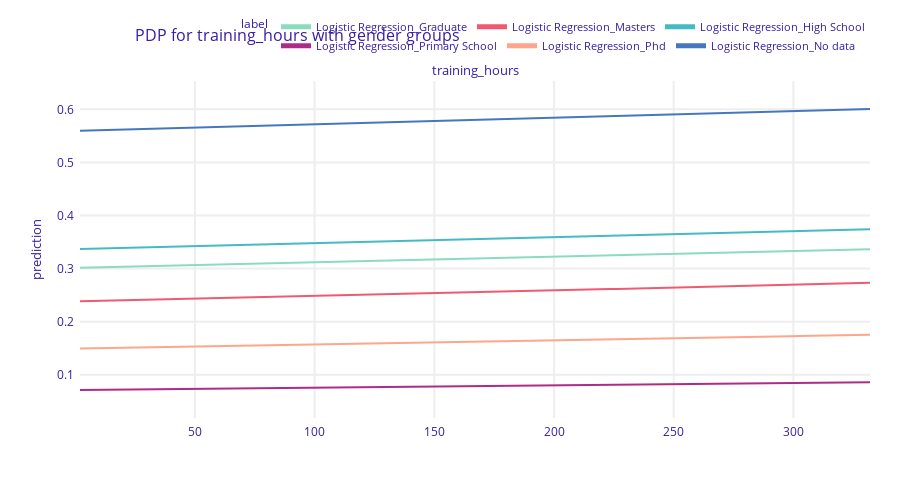

Notebook cell for this chart:
### Code cell
X_train['education_level_text'] = X_train['training_hours'].map({'Primary School': 0, 'High School': 1, 'Graduate': 2, 'Masters': 3, 'Phd': 4, 'No data': 5})

# Użycie tej kolumny do grupowania
pdp_age_gender = exp.model_profile(variables=['training_hours'], groups='education_level')
pdp_age_gender.plot(title="PDP for training_hours with gender groups")

### Figure 1 — Plotly figure (JSON) as saved in the notebook; plotly's stock layout.template omitted (floating-point values rounded to 4 significant figures; data arrays with more than 128 entries replaced by an {"elided": "..."} marker saying what was removed)
{"data": [{"customdata": {"elided": "101x3 mixed values"}, "hovertemplate": "<b>%{hovertext}</b><br><br>prediction=%{y:.3f}<br>mean_prediction=%{customdata[0]:.3f}<extra></extra>", "hovertext": ["Logistic Regression_Graduate", "Logistic Regression_Graduate", "Logistic Regression_Graduate", "Logistic Regression_Graduate", "Logistic Regression_Graduate", "Logistic Regression_Graduate", "Logistic Regression_Graduate", "Logistic Regression_Graduate", "Logistic Regression_Graduate", "Logistic Regression_Graduate", "Logistic Regression_Graduate", "Logistic Regression_Graduate", "Logistic Regression_Graduate", "Logistic Regression_Graduate", "Logistic Regression_Graduate", "Logistic Regression_Graduate", "Logistic Regression_Graduate", "Logistic Regression_Graduate", "Logistic Regression_Graduate", "Logistic Regression_Graduate", "Logistic Regression_Graduate", "Logistic Regression_Graduate", "Logistic Regression_Graduate", "Logistic Regression_Graduate", "Logistic Regression_Graduate", "Logistic Regression_Graduate", "Logistic Regression_Graduate", "Logistic Regression_Graduate", "Logistic Regression_Graduate", "Logistic Regression_Graduate", "Logistic Regression_Graduate", "Logistic Regression_Graduate", "Logistic Regression_Graduate", "Logistic Regression_Graduate", "Logistic Regression_Graduate", "Logistic Regression_Graduate", "Logistic Regression_Graduate", "Logistic Regression_Graduate", "Logistic Regression_Graduate", "Logistic Regression_Graduate", "Logistic Regression_Graduate", "Logistic Regression_Graduate", "Logistic Regression_Graduate", "Logistic Regression_Graduate", "Logistic Regression_Graduate", "Logistic Regression_Graduate", "Logistic Regression_Graduate", "Logistic Regression_Graduate", "Logistic Regression_Graduate", "Logistic Regression_Graduate", "Logistic Regression_Graduate", "Logistic Regression_Graduate", "Logistic Regression_Graduate", "Logistic Regression_Graduate", "Logistic Regression_Graduate", "Logistic Regression_Graduate", "Logistic Regression_Graduate", "Logistic Regression_Graduate", "Logistic Regression_Graduate", "Logistic Regression_Graduate", "Logistic Regression_Graduate", "Logistic Regression_Graduate", "Logistic Regression_Graduate", "Logistic Regression_Graduate", "Logistic Regression_Graduate", "Logistic Regression_Graduate", "Logistic Regression_Graduate", "Logistic Regression_Graduate", "Logistic Regression_Graduate", "Logistic Regression_Graduate", "Logistic Regression_Graduate", "Logistic Regression_Graduate", "Logistic Regression_Graduate", "Logistic Regression_Graduate", "Logistic Regression_Graduate", "Logistic Regression_Graduate", "Logistic Regression_Graduate", "Logistic Regression_Graduate", "Logistic Regression_Graduate", "Logistic Regression_Graduate", "Logistic Regression_Graduate", "Logistic Regression_Graduate", "Logistic Regression_Graduate", "Logistic Regression_Graduate", "Logistic Regression_Graduate", "Logistic Regression_Graduate", "Logistic Regression_Graduate", "Logistic Regression_Graduate", "Logistic Regression_Graduate", "Logistic Regression_Graduate", "Logistic Regression_Graduate", "Logistic Regression_Graduate", "Logistic Regression_Graduate", "Logistic Regression_Graduate", "Logistic Regression_Graduate", "Logistic Regression_Graduate", "Logistic Regression_Graduate", "Logistic Regression_Graduate", "Logistic Regression_Graduate", "Logistic Regression_Graduate", "Logistic Regression_Graduate"], "legendgroup": "Logistic Regression_Graduate", "line": {"color": "#8bdcbe", "dash": "solid", "width": 2}, "marker": {"symbol": "circle"}, "mode": "lines", "name": "Logistic Regression_Graduate", "opacity": 1, "orientation": "v", "showlegend": true, "type": "scatter", "x": [2, 5.3, 8.6, 11.9, 15.2, 18.5, 21.8, 25.1, 28.4, 31.7, 35, 38.3, 41.6, 44.9, 48.2, 51.5, 54.8, 58.1, 61.4, 64.7, 68, 71.3, 74.6, 77.9, 81.2, 84.5, 87.8, 91.1, 94.4, 97.7, 101, 104.3, 107.6, 110.9, 114.2, 117.5, 120.8, 124.1, 127.4, 130.7, 134, 137.3, 140.6, 143.9, 147.2, 150.5, 153.8, 157.1, 160.4, 163.7, 167, 170.3, 173.6, 176.9, 180.2, 183.5, 186.8, 190.1, 193.4, 196.7, 200, 203.3, 206.6, 209.9, 213.2, 216.5, 219.8, 223.1, 226.4, 229.7, 233, 236.3, 239.6, 242.9, 246.2, 249.5, 252.8, 256.1, 259.4, 262.7, 266, 269.3, 272.6, 275.9, 279.2, 282.5, 285.8, 289.1, 292.4, 295.7, 299, 302.3, 305.6, 308.9, 312.2, 315.5, 318.8, 322.1, 325.4, 328.7, 332], "xaxis": "x", "y": [0.3014, 0.3017, 0.3021, 0.3024, 0.3028, 0.3031, 0.3035, 0.3038, 0.3041, 0.3045, 0.3048, 0.3052, 0.3055, 0.3059, 0.3062, 0.3065, 0.3069, 0.3072, 0.3076, 0.3079, 0.3083, 0.3086, 0.3089, 0.3093, 0.3096, 0.31, 0.3103, 0.3107, 0.311, 0.3114, 0.3117, 0.3121, 0.3124, 0.3127, 0.3131, 0.3134, 0.3138, 0.3141, 0.3145, 0.3148, 0.3152, 0.3155, 0.3159, 0.3162, 0.3166, 0.3169, 0.3173, 0.3176, 0.318, 0.3183, 0.3187, 0.319, 0.3194, 0.3197, 0.3201, 0.3204, 0.3208, 0.3211, 0.3215, 0.3218, 0.3222, 0.3225, 0.3229, 0.3232, 0.3236, 0.3239, 0.3243, 0.3246, 0.325, 0.3253, 0.3257, 0.326, 0.3264, 0.3267, 0.3271, 0.3274, 0.3278, 0.3281, 0.3285, 0.3289, 0.3292, 0.3296, 0.3299, 0.3303, 0.3306, 0.331, 0.3313, 0.3317, 0.332, 0.3324, 0.3328, 0.3331, 0.3335, 0.3338, 0.3342, 0.3345, 0.3349, 0.3352, 0.3356, 0.336, 0.3363], "yaxis": "y"}, {"customdata": {"elided": "101x3 mixed values"}, "hovertemplate": "<b>%{hovertext}</b><br><br>prediction=%{y:.3f}<br>mean_prediction=%{customdata[0]:.3f}<extra></extra>", "hovertext": ["Logistic Regression_Masters", "Logistic Regression_Masters", "Logistic Regression_Masters", "Logistic Regression_Masters", "Logistic Regression_Masters", "Logistic Regression_Masters", "Logistic Regression_Masters", "Logistic Regression_Masters", "Logistic Regression_Masters", "Logistic Regression_Masters", "Logistic Regression_Masters", "Logistic Regression_Masters", "Logistic Regression_Masters", "Logistic Regression_Masters", "Logistic Regression_Masters", "Logistic Regression_Masters", "Logistic Regression_Masters", "Logistic Regression_Masters", "Logistic Regression_Masters", "Logistic Regression_Masters", "Logistic Regression_Masters", "Logistic Regression_Masters", "Logistic Regression_Masters", "Logistic Regression_Masters", "Logistic Regression_Masters", "Logistic Regression_Masters", "Logistic Regression_Masters", "Logistic Regression_Masters", "Logistic Regression_Masters", "Logistic Regression_Masters", "Logistic Regression_Masters", "Logistic Regression_Masters", "Logistic Regression_Masters", "Logistic Regression_Masters", "Logistic Regression_Masters", "Logistic Regression_Masters", "Logistic Regression_Masters", "Logistic Regression_Masters", "Logistic Regression_Masters", "Logistic Regression_Masters", "Logistic Regression_Masters", "Logistic Regression_Masters", "Logistic Regression_Masters", "Logistic Regression_Masters", "Logistic Regression_Masters", "Logistic Regression_Masters", "Logistic Regression_Masters", "Logistic Regression_Masters", "Logistic Regression_Masters", "Logistic Regression_Masters", "Logistic Regression_Masters", "Logistic Regression_Masters", "Logistic Regression_Masters", "Logistic Regression_Masters", "Logistic Regression_Masters", "Logistic Regression_Masters", "Logistic Regression_Masters", "Logistic Regression_Masters", "Logistic Regression_Masters", "Logistic Regression_Masters", "Logistic Regression_Masters", "Logistic Regression_Masters", "Logistic Regression_Masters", "Logistic Regression_Masters", "Logistic Regression_Masters", "Logistic Regression_Masters", "Logistic Regression_Masters", "Logistic Regression_Masters", "Logistic Regression_Masters", "Logistic Regression_Masters", "Logistic Regression_Masters", "Logistic Regression_Masters", "Logistic Regression_Masters", "Logistic Regression_Masters", "Logistic Regression_Masters", "Logistic Regression_Masters", "Logistic Regression_Masters", "Logistic Regression_Masters", "Logistic Regression_Masters", "Logistic Regression_Masters", "Logistic Regression_Masters", "Logistic Regression_Masters", "Logistic Regression_Masters", "Logistic Regression_Masters", "Logistic Regression_Masters", "Logistic Regression_Masters", "Logistic Regression_Masters", "Logistic Regression_Masters", "Logistic Regression_Masters", "Logistic Regression_Masters", "Logistic Regression_Masters", "Logistic Regression_Masters", "Logistic Regression_Masters", "Logistic Regression_Masters", "Logistic Regression_Masters", "Logistic Regression_Masters", "Logistic Regression_Masters", "Logistic Regression_Masters", "Logistic Regression_Masters", "Logistic Regression_Masters", "Logistic Regression_Masters"], "legendgroup": "Logistic Regression_Masters", "line": {"color": "#f05a71", "dash": "solid", "width": 2}, "marker": {"symbol": "circle"}, "mode": "lines", "name": "Logistic Regression_Masters", "opacity": 1, "orientation": "v", "showlegend": true, "type": "scatter", "x": [2, 5.3, 8.6, 11.9, 15.2, 18.5, 21.8, 25.1, 28.4, 31.7, 35, 38.3, 41.6, 44.9, 48.2, 51.5, 54.8, 58.1, 61.4, 64.7, 68, 71.3, 74.6, 77.9, 81.2, 84.5, 87.8, 91.1, 94.4, 97.7, 101, 104.3, 107.6, 110.9, 114.2, 117.5, 120.8, 124.1, 127.4, 130.7, 134, 137.3, 140.6, 143.9, 147.2, 150.5, 153.8, 157.1, 160.4, 163.7, 167, 170.3, 173.6, 176.9, 180.2, 183.5, 186.8, 190.1, 193.4, 196.7, 200, 203.3, 206.6, 209.9, 213.2, 216.5, 219.8, 223.1, 226.4, 229.7, 233, 236.3, 239.6, 242.9, 246.2, 249.5, 252.8, 256.1, 259.4, 262.7, 266, 269.3, 272.6, 275.9, 279.2, 282.5, 285.8, 289.1, 292.4, 295.7, 299, 302.3, 305.6, 308.9, 312.2, 315.5, 318.8, 322.1, 325.4, 328.7, 332], "xaxis": "x", "y": [0.2385, 0.2389, 0.2392, 0.2395, 0.2399, 0.2402, 0.2405, 0.2409, 0.2412, 0.2415, 0.2419, 0.2422, 0.2425, 0.2429, 0.2432, 0.2435, 0.2439, 0.2442, 0.2445, 0.2449, 0.2452, 0.2456, 0.2459, 0.2462, 0.2466, 0.2469, 0.2473, 0.2476, 0.2479, 0.2483, 0.2486, 0.249, 0.2493, 0.2496, 0.25, 0.2503, 0.2507, 0.251, 0.2513, 0.2517, 0.252, 0.2524, 0.2527, 0.2531, 0.2534, 0.2538, 0.2541, 0.2544, 0.2548, 0.2551, 0.2555, 0.2558, 0.2562, 0.2565, 0.2569, 0.2572, 0.2576, 0.2579, 0.2583, 0.2586, 0.259, 0.2593, 0.2597, 0.26, 0.2603, 0.2607, 0.261, 0.2614, 0.2618, 0.2621, 0.2625, 0.2628, 0.2632, 0.2635, 0.2639, 0.2642, 0.2646, 0.2649, 0.2653, 0.2656, 0.266, 0.2663, 0.2667, 0.267, 0.2674, 0.2677, 0.2681, 0.2685, 0.2688, 0.2692, 0.2695, 0.2699, 0.2702, 0.2706, 0.271, 0.2713, 0.2717, 0.272, 0.2724, 0.2727, 0.2731], "yaxis": "y"}, {"customdata": {"elided": "101x3 mixed values"}, "hovertemplate": "<b>%{hovertext}</b><br><br>prediction=%{y:.3f}<br>mean_prediction=%{customdata[0]:.3f}<extra></extra>", "hovertext": ["Logistic Regression_High School", "Logistic Regression_High School", "Logistic Regression_High School", "Logistic Regression_High School", "Logistic Regression_High School", "Logistic Regression_High School", "Logistic Regression_High School", "Logistic Regression_High School", "Logistic Regression_High School", "Logistic Regression_High School", "Logistic Regression_High School", "Logistic Regression_High School", "Logistic Regression_High School", "Logistic Regression_High School", "Logistic Regression_High School", "Logistic Regression_High School", "Logistic Regression_High School", "Logistic Regression_High School", "Logistic Regression_High School", "Logistic Regression_High School", "Logistic Regression_High School", "Logistic Regression_High School", "Logistic Regression_High School", "Logistic Regression_High School", "Logistic Regression_High School", "Logistic Regression_High School", "Logistic Regression_High School", "Logistic Regression_High School", "Logistic Regression_High School", "Logistic Regression_High School", "Logistic Regression_High School", "Logistic Regression_High School", "Logistic Regression_High School", "Logistic Regression_High School", "Logistic Regression_High School", "Logistic Regression_High School", "Logistic Regression_High School", "Logistic Regression_High School", "Logistic Regression_High School", "Logistic Regression_High School", "Logistic Regression_High School", "Logistic Regression_High School", "Logistic Regression_High School", "Logistic Regression_High School", "Logistic Regression_High School", "Logistic Regression_High School", "Logistic Regression_High School", "Logistic Regression_High School", "Logistic Regression_High School", "Logistic Regression_High School", "Logistic Regression_High School", "Logistic Regression_High School", "Logistic Regression_High School", "Logistic Regression_High School", "Logistic Regression_High School", "Logistic Regression_High School", "Logistic Regression_High School", "Logistic Regression_High School", "Logistic Regression_High School", "Logistic Regression_High School", "Logistic Regression_High School", "Logistic Regression_High School", "Logistic Regression_High School", "Logistic Regression_High School", "Logistic Regression_High School", "Logistic Regression_High School", "Logistic Regression_High School", "Logistic Regression_High School", "Logistic Regression_High School", "Logistic Regression_High School", "Logistic Regression_High School", "Logistic Regression_High School", "Logistic Regression_High School", "Logistic Regression_High School", "Logistic Regression_High School", "Logistic Regression_High School", "Logistic Regression_High School", "Logistic Regression_High School", "Logistic Regression_High School", "Logistic Regression_High School", "Logistic Regression_High School", "Logistic Regression_High School", "Logistic Regression_High School", "Logistic Regression_High School", "Logistic Regression_High School", "Logistic Regression_High School", "Logistic Regression_High School", "Logistic Regression_High School", "Logistic Regression_High School", "Logistic Regression_High School", "Logistic Regression_High School", "Logistic Regression_High School", "Logistic Regression_High School", "Logistic Regression_High School", "Logistic Regression_High School", "Logistic Regression_High School", "Logistic Regression_High School", "Logistic Regression_High School", "Logistic Regression_High School", "Logistic Regression_High School", "Logistic Regression_High School"], "legendgroup": "Logistic Regression_High School", "line": {"color": "#46bac2", "dash": "solid", "width": 2}, "marker": {"symbol": "circle"}, "mode": "lines", "name": "Logistic Regression_High School", "opacity": 1, "orientation": "v", "showlegend": true, "type": "scatter", "x": [2, 5.3, 8.6, 11.9, 15.2, 18.5, 21.8, 25.1, 28.4, 31.7, 35, 38.3, 41.6, 44.9, 48.2, 51.5, 54.8, 58.1, 61.4, 64.7, 68, 71.3, 74.6, 77.9, 81.2, 84.5, 87.8, 91.1, 94.4, 97.7, 101, 104.3, 107.6, 110.9, 114.2, 117.5, 120.8, 124.1, 127.4, 130.7, 134, 137.3, 140.6, 143.9, 147.2, 150.5, 153.8, 157.1, 160.4, 163.7, 167, 170.3, 173.6, 176.9, 180.2, 183.5, 186.8, 190.1, 193.4, 196.7, 200, 203.3, 206.6, 209.9, 213.2, 216.5, 219.8, 223.1, 226.4, 229.7, 233, 236.3, 239.6, 242.9, 246.2, 249.5, 252.8, 256.1, 259.4, 262.7, 266, 269.3, 272.6, 275.9, 279.2, 282.5, 285.8, 289.1, 292.4, 295.7, 299, 302.3, 305.6, 308.9, 312.2, 315.5, 318.8, 322.1, 325.4, 328.7, 332], "xaxis": "x", "y": [0.3367, 0.3371, 0.3374, 0.3378, 0.3382, 0.3385, 0.3389, 0.3393, 0.3396, 0.34, 0.3404, 0.3408, 0.3411, 0.3415, 0.3419, 0.3422, 0.3426, 0.343, 0.3434, 0.3437, 0.3441, 0.3445, 0.3448, 0.3452, 0.3456, 0.346, 0.3463, 0.3467, 0.3471, 0.3474, 0.3478, 0.3482, 0.3486, 0.3489, 0.3493, 0.3497, 0.3501, 0.3504, 0.3508, 0.3512, 0.3516, 0.3519, 0.3523, 0.3527, 0.3531, 0.3534, 0.3538, 0.3542, 0.3546, 0.3549, 0.3553, 0.3557, 0.3561, 0.3564, 0.3568, 0.3572, 0.3576, 0.3579, 0.3583, 0.3587, 0.3591, 0.3595, 0.3598, 0.3602, 0.3606, 0.361, 0.3613, 0.3617, 0.3621, 0.3625, 0.3629, 0.3632, 0.3636, 0.364, 0.3644, 0.3648, 0.3651, 0.3655, 0.3659, 0.3663, 0.3666, 0.367, 0.3674, 0.3678, 0.3682, 0.3686, 0.3689, 0.3693, 0.3697, 0.3701, 0.3705, 0.3708, 0.3712, 0.3716, 0.372, 0.3724, 0.3727, 0.3731, 0.3735, 0.3739, 0.3743], "yaxis": "y"}, {"customdata": {"elided": "101x3 mixed values"}, "hovertemplate": "<b>%{hovertext}</b><br><br>prediction=%{y:.3f}<br>mean_prediction=%{customdata[0]:.3f}<extra></extra>", "hovertext": ["Logistic Regression_Primary School", "Logistic Regression_Primary School", "Logistic Regression_Primary School", "Logistic Regression_Primary School", "Logistic Regression_Primary School", "Logistic Regression_Primary School", "Logistic Regression_Primary School", "Logistic Regression_Primary School", "Logistic Regression_Primary School", "Logistic Regression_Primary School", "Logistic Regression_Primary School", "Logistic Regression_Primary School", "Logistic Regression_Primary School", "Logistic Regression_Primary School", "Logistic Regression_Primary School", "Logistic Regression_Primary School", "Logistic Regression_Primary School", "Logistic Regression_Primary School", "Logistic Regression_Primary School", "Logistic Regression_Primary School", "Logistic Regression_Primary School", "Logistic Regression_Primary School", "Logistic Regression_Primary School", "Logistic Regression_Primary School", "Logistic Regression_Primary School", "Logistic Regression_Primary School", "Logistic Regression_Primary School", "Logistic Regression_Primary School", "Logistic Regression_Primary School", "Logistic Regression_Primary School", "Logistic Regression_Primary School", "Logistic Regression_Primary School", "Logistic Regression_Primary School", "Logistic Regression_Primary School", "Logistic Regression_Primary School", "Logistic Regression_Primary School", "Logistic Regression_Primary School", "Logistic Regression_Primary School", "Logistic Regression_Primary School", "Logistic Regression_Primary School", "Logistic Regression_Primary School", "Logistic Regression_Primary School", "Logistic Regression_Primary School", "Logistic Regression_Primary School", "Logistic Regression_Primary School", "Logistic Regression_Primary School", "Logistic Regression_Primary School", "Logistic Regression_Primary School", "Logistic Regression_Primary School", "Logistic Regression_Primary School", "Logistic Regression_Primary School", "Logistic Regression_Primary School", "Logistic Regression_Primary School", "Logistic Regression_Primary School", "Logistic Regression_Primary School", "Logistic Regression_Primary School", "Logistic Regression_Primary School", "Logistic Regression_Primary School", "Logistic Regression_Primary School", "Logistic Regression_Primary School", "Logistic Regression_Primary School", "Logistic Regression_Primary School", "Logistic Regression_Primary School", "Logistic Regression_Primary School", "Logistic Regression_Primary School", "Logistic Regression_Primary School", "Logistic Regression_Primary School", "Logistic Regression_Primary School", "Logistic Regression_Primary School", "Logistic Regression_Primary School", "Logistic Regression_Primary School", "Logistic Regression_Primary School", "Logistic Regression_Primary School", "Logistic Regression_Primary School", "Logistic Regression_Primary School", "Logistic Regression_Primary School", "Logistic Regression_Primary School", "Logistic Regression_Primary School", "Logistic Regression_Primary School", "Logistic Regression_Primary School", "Logistic Regression_Primary School", "Logistic Regression_Primary School", "Logistic Regression_Primary School", "Logistic Regression_Primary School", "Logistic Regression_Primary School", "Logistic Regression_Primary School", "Logistic Regression_Primary School", "Logistic Regression_Primary School", "Logistic Regression_Primary School", "Logistic Regression_Primary School", "Logistic Regression_Primary School", "Logistic Regression_Primary School", "Logistic Regression_Primary School", "Logistic Regression_Primary School", "Logistic Regression_Primary School", "Logistic Regression_Primary School", "Logistic Regression_Primary School", "Logistic Regression_Primary School", "Logistic Regression_Primary School", "Logistic Regression_Primary School", "Logistic Regression_Primary School"], "legendgroup": "Logistic Regression_Primary School", "line": {"color": "#ae2c87", "dash": "solid", "width": 2}, "marker": {"symbol": "circle"}, "mode": "lines", "name": "Logistic Regression_Primary School", "opacity": 1, "orientation": "v", "showlegend": true, "type": "scatter", "x": [2, 5.3, 8.6, 11.9, 15.2, 18.5, 21.8, 25.1, 28.4, 31.7, 35, 38.3, 41.6, 44.9, 48.2, 51.5, 54.8, 58.1, 61.4, 64.7, 68, 71.3, 74.6, 77.9, 81.2, 84.5, 87.8, 91.1, 94.4, 97.7, 101, 104.3, 107.6, 110.9, 114.2, 117.5, 120.8, 124.1, 127.4, 130.7, 134, 137.3, 140.6, 143.9, 147.2, 150.5, 153.8, 157.1, 160.4, 163.7, 167, 170.3, 173.6, 176.9, 180.2, 183.5, 186.8, 190.1, 193.4, 196.7, 200, 203.3, 206.6, 209.9, 213.2, 216.5, 219.8, 223.1, 226.4, 229.7, 233, 236.3, 239.6, 242.9, 246.2, 249.5, 252.8, 256.1, 259.4, 262.7, 266, 269.3, 272.6, 275.9, 279.2, 282.5, 285.8, 289.1, 292.4, 295.7, 299, 302.3, 305.6, 308.9, 312.2, 315.5, 318.8, 322.1, 325.4, 328.7, 332], "xaxis": "x", "y": [0.07143, 0.07156, 0.0717, 0.07183, 0.07196, 0.0721, 0.07223, 0.07236, 0.0725, 0.07263, 0.07277, 0.0729, 0.07304, 0.07317, 0.07331, 0.07345, 0.07358, 0.07372, 0.07385, 0.07399, 0.07413, 0.07426, 0.0744, 0.07454, 0.07468, 0.07482, 0.07495, 0.07509, 0.07523, 0.07537, 0.07551, 0.07565, 0.07579, 0.07593, 0.07607, 0.07621, 0.07635, 0.07649, 0.07663, 0.07677, 0.07691, 0.07705, 0.07719, 0.07733, 0.07748, 0.07762, 0.07776, 0.0779, 0.07805, 0.07819, 0.07833, 0.07848, 0.07862, 0.07876, 0.07891, 0.07905, 0.0792, 0.07934, 0.07949, 0.07963, 0.07978, 0.07992, 0.08007, 0.08022, 0.08036, 0.08051, 0.08066, 0.0808, 0.08095, 0.0811, 0.08125, 0.08139, 0.08154, 0.08169, 0.08184, 0.08199, 0.08214, 0.08228, 0.08243, 0.08258, 0.08273, 0.08288, 0.08303, 0.08318, 0.08334, 0.08349, 0.08364, 0.08379, 0.08394, 0.08409, 0.08424, 0.0844, 0.08455, 0.0847, 0.08486, 0.08501, 0.08516, 0.08532, 0.08547, 0.08562, 0.08578], "yaxis": "y"}, {"customdata": {"elided": "101x3 mixed values"}, "hovertemplate": "<b>%{hovertext}</b><br><br>prediction=%{y:.3f}<br>mean_prediction=%{customdata[0]:.3f}<extra></extra>", "hovertext": ["Logistic Regression_Phd", "Logistic Regression_Phd", "Logistic Regression_Phd", "Logistic Regression_Phd", "Logistic Regression_Phd", "Logistic Regression_Phd", "Logistic Regression_Phd", "Logistic Regression_Phd", "Logistic Regression_Phd", "Logistic Regression_Phd", "Logistic Regression_Phd", "Logistic Regression_Phd", "Logistic Regression_Phd", "Logistic Regression_Phd", "Logistic Regression_Phd", "Logistic Regression_Phd", "Logistic Regression_Phd", "Logistic Regression_Phd", "Logistic Regression_Phd", "Logistic Regression_Phd", "Logistic Regression_Phd", "Logistic Regression_Phd", "Logistic Regression_Phd", "Logistic Regression_Phd", "Logistic Regression_Phd", "Logistic Regression_Phd", "Logistic Regression_Phd", "Logistic Regression_Phd", "Logistic Regression_Phd", "Logistic Regression_Phd", "Logistic Regression_Phd", "Logistic Regression_Phd", "Logistic Regression_Phd", "Logistic Regression_Phd", "Logistic Regression_Phd", "Logistic Regression_Phd", "Logistic Regression_Phd", "Logistic Regression_Phd", "Logistic Regression_Phd", "Logistic Regression_Phd", "Logistic Regression_Phd", "Logistic Regression_Phd", "Logistic Regression_Phd", "Logistic Regression_Phd", "Logistic Regression_Phd", "Logistic Regression_Phd", "Logistic Regression_Phd", "Logistic Regression_Phd", "Logistic Regression_Phd", "Logistic Regression_Phd", "Logistic Regression_Phd", "Logistic Regression_Phd", "Logistic Regression_Phd", "Logistic Regression_Phd", "Logistic Regression_Phd", "Logistic Regression_Phd", "Logistic Regression_Phd", "Logistic Regression_Phd", "Logistic Regression_Phd", "Logistic Regression_Phd", "Logistic Regression_Phd", "Logistic Regression_Phd", "Logistic Regression_Phd", "Logistic Regression_Phd", "Logistic Regression_Phd", "Logistic Regression_Phd", "Logistic Regression_Phd", "Logistic Regression_Phd", "Logistic Regression_Phd", "Logistic Regression_Phd", "Logistic Regression_Phd", "Logistic Regression_Phd", "Logistic Regression_Phd", "Logistic Regression_Phd", "Logistic Regression_Phd", "Logistic Regression_Phd", "Logistic Regression_Phd", "Logistic Regression_Phd", "Logistic Regression_Phd", "Logistic Regression_Phd", "Logistic Regression_Phd", "Logistic Regression_Phd", "Logistic Regression_Phd", "Logistic Regression_Phd", "Logistic Regression_Phd", "Logistic Regression_Phd", "Logistic Regression_Phd", "Logistic Regression_Phd", "Logistic Regression_Phd", "Logistic Regression_Phd", "Logistic Regression_Phd", "Logistic Regression_Phd", "Logistic Regression_Phd", "Logistic Regression_Phd", "Logistic Regression_Phd", "Logistic Regression_Phd", "Logistic Regression_Phd", "Logistic Regression_Phd", "Logistic Regression_Phd", "Logistic Regression_Phd", "Logistic Regression_Phd"], "legendgroup": "Logistic Regression_Phd", "line": {"color": "#ffa58c", "dash": "solid", "width": 2}, "marker": {"symbol": "circle"}, "mode": "lines", "name": "Logistic Regression_Phd", "opacity": 1, "orientation": "v", "showlegend": true, "type": "scatter", "x": [2, 5.3, 8.6, 11.9, 15.2, 18.5, 21.8, 25.1, 28.4, 31.7, 35, 38.3, 41.6, 44.9, 48.2, 51.5, 54.8, 58.1, 61.4, 64.7, 68, 71.3, 74.6, 77.9, 81.2, 84.5, 87.8, 91.1, 94.4, 97.7, 101, 104.3, 107.6, 110.9, 114.2, 117.5, 120.8, 124.1, 127.4, 130.7, 134, 137.3, 140.6, 143.9, 147.2, 150.5, 153.8, 157.1, 160.4, 163.7, 167, 170.3, 173.6, 176.9, 180.2, 183.5, 186.8, 190.1, 193.4, 196.7, 200, 203.3, 206.6, 209.9, 213.2, 216.5, 219.8, 223.1, 226.4, 229.7, 233, 236.3, 239.6, 242.9, 246.2, 249.5, 252.8, 256.1, 259.4, 262.7, 266, 269.3, 272.6, 275.9, 279.2, 282.5, 285.8, 289.1, 292.4, 295.7, 299, 302.3, 305.6, 308.9, 312.2, 315.5, 318.8, 322.1, 325.4, 328.7, 332], "xaxis": "x", "y": [0.1492, 0.1495, 0.1497, 0.15, 0.1502, 0.1505, 0.1507, 0.151, 0.1512, 0.1515, 0.1517, 0.152, 0.1522, 0.1525, 0.1527, 0.153, 0.1532, 0.1535, 0.1537, 0.154, 0.1542, 0.1545, 0.1547, 0.155, 0.1553, 0.1555, 0.1558, 0.156, 0.1563, 0.1565, 0.1568, 0.157, 0.1573, 0.1576, 0.1578, 0.1581, 0.1583, 0.1586, 0.1588, 0.1591, 0.1594, 0.1596, 0.1599, 0.1601, 0.1604, 0.1607, 0.1609, 0.1612, 0.1614, 0.1617, 0.162, 0.1622, 0.1625, 0.1628, 0.163, 0.1633, 0.1635, 0.1638, 0.1641, 0.1643, 0.1646, 0.1649, 0.1651, 0.1654, 0.1657, 0.1659, 0.1662, 0.1665, 0.1667, 0.167, 0.1673, 0.1675, 0.1678, 0.1681, 0.1683, 0.1686, 0.1689, 0.1692, 0.1694, 0.1697, 0.17, 0.1702, 0.1705, 0.1708, 0.1711, 0.1713, 0.1716, 0.1719, 0.1721, 0.1724, 0.1727, 0.173, 0.1732, 0.1735, 0.1738, 0.1741, 0.1743, 0.1746, 0.1749, 0.1752, 0.1754], "yaxis": "y"}, {"customdata": {"elided": "101x3 mixed values"}, "hovertemplate": "<b>%{hovertext}</b><br><br>prediction=%{y:.3f}<br>mean_prediction=%{customdata[0]:.3f}<extra></extra>", "hovertext": ["Logistic Regression_No data", "Logistic Regression_No data", "Logistic Regression_No data", "Logistic Regression_No data", "Logistic Regression_No data", "Logistic Regression_No data", "Logistic Regression_No data", "Logistic Regression_No data", "Logistic Regression_No data", "Logistic Regression_No data", "Logistic Regression_No data", "Logistic Regression_No data", "Logistic Regression_No data", "Logistic Regression_No data", "Logistic Regression_No data", "Logistic Regression_No data", "Logistic Regression_No data", "Logistic Regression_No data", "Logistic Regression_No data", "Logistic Regression_No data", "Logistic Regression_No data", "Logistic Regression_No data", "Logistic Regression_No data", "Logistic Regression_No data", "Logistic Regression_No data", "Logistic Regression_No data", "Logistic Regression_No data", "Logistic Regression_No data", "Logistic Regression_No data", "Logistic Regression_No data", "Logistic Regression_No data", "Logistic Regression_No data", "Logistic Regression_No data", "Logistic Regression_No data", "Logistic Regression_No data", "Logistic Regression_No data", "Logistic Regression_No data", "Logistic Regression_No data", "Logistic Regression_No data", "Logistic Regression_No data", "Logistic Regression_No data", "Logistic Regression_No data", "Logistic Regression_No data", "Logistic Regression_No data", "Logistic Regression_No data", "Logistic Regression_No data", "Logistic Regression_No data", "Logistic Regression_No data", "Logistic Regression_No data", "Logistic Regression_No data", "Logistic Regression_No data", "Logistic Regression_No data", "Logistic Regression_No data", "Logistic Regression_No data", "Logistic Regression_No data", "Logistic Regression_No data", "Logistic Regression_No data", "Logistic Regression_No data", "Logistic Regression_No data", "Logistic Regression_No data", "Logistic Regression_No data", "Logistic Regression_No data", "Logistic Regression_No data", "Logistic Regression_No data", "Logistic Regression_No data", "Logistic Regression_No data", "Logistic Regression_No data", "Logistic Regression_No data", "Logistic Regression_No data", "Logistic Regression_No data", "Logistic Regression_No data", "Logistic Regression_No data", "Logistic Regression_No data", "Logistic Regression_No data", "Logistic Regression_No data", "Logistic Regression_No data", "Logistic Regression_No data", "Logistic Regression_No data", "Logistic Regression_No data", "Logistic Regression_No data", "Logistic Regression_No data", "Logistic Regression_No data", "Logistic Regression_No data", "Logistic Regression_No data", "Logistic Regression_No data", "Logistic Regression_No data", "Logistic Regression_No data", "Logistic Regression_No data", "Logistic Regression_No data", "Logistic Regression_No data", "Logistic Regression_No data", "Logistic Regression_No data", "Logistic Regression_No data", "Logistic Regression_No data", "Logistic Regression_No data", "Logistic Regression_No data", "Logistic Regression_No data", "Logistic Regression_No data", "Logistic Regression_No data", "Logistic Regression_No data", "Logistic Regression_No data"], "legendgroup": "Logistic Regression_No data", "line": {"color": "#4378bf", "dash": "solid", "width": 2}, "marker": {"symbol": "circle"}, "mode": "lines", "name": "Logistic Regression_No data", "opacity": 1, "orientation": "v", "showlegend": true, "type": "scatter", "x": [2, 5.3, 8.6, 11.9, 15.2, 18.5, 21.8, 25.1, 28.4, 31.7, 35, 38.3, 41.6, 44.9, 48.2, 51.5, 54.8, 58.1, 61.4, 64.7, 68, 71.3, 74.6, 77.9, 81.2, 84.5, 87.8, 91.1, 94.4, 97.7, 101, 104.3, 107.6, 110.9, 114.2, 117.5, 120.8, 124.1, 127.4, 130.7, 134, 137.3, 140.6, 143.9, 147.2, 150.5, 153.8, 157.1, 160.4, 163.7, 167, 170.3, 173.6, 176.9, 180.2, 183.5, 186.8, 190.1, 193.4, 196.7, 200, 203.3, 206.6, 209.9, 213.2, 216.5, 219.8, 223.1, 226.4, 229.7, 233, 236.3, 239.6, 242.9, 246.2, 249.5, 252.8, 256.1, 259.4, 262.7, 266, 269.3, 272.6, 275.9, 279.2, 282.5, 285.8, 289.1, 292.4, 295.7, 299, 302.3, 305.6, 308.9, 312.2, 315.5, 318.8, 322.1, 325.4, 328.7, 332], "xaxis": "x", "y": [0.5597, 0.5601, 0.5605, 0.5609, 0.5613, 0.5617, 0.5621, 0.5625, 0.563, 0.5634, 0.5638, 0.5642, 0.5646, 0.565, 0.5654, 0.5658, 0.5662, 0.5667, 0.5671, 0.5675, 0.5679, 0.5683, 0.5687, 0.5691, 0.5695, 0.5699, 0.5703, 0.5708, 0.5712, 0.5716, 0.572, 0.5724, 0.5728, 0.5732, 0.5736, 0.574, 0.5744, 0.5749, 0.5753, 0.5757, 0.5761, 0.5765, 0.5769, 0.5773, 0.5777, 0.5781, 0.5785, 0.5789, 0.5793, 0.5798, 0.5802, 0.5806, 0.581, 0.5814, 0.5818, 0.5822, 0.5826, 0.583, 0.5834, 0.5838, 0.5842, 0.5847, 0.5851, 0.5855, 0.5859, 0.5863, 0.5867, 0.5871, 0.5875, 0.5879, 0.5883, 0.5887, 0.5891, 0.5895, 0.59, 0.5904, 0.5908, 0.5912, 0.5916, 0.592, 0.5924, 0.5928, 0.5932, 0.5936, 0.594, 0.5944, 0.5948, 0.5952, 0.5956, 0.5961, 0.5965, 0.5969, 0.5973, 0.5977, 0.5981, 0.5985, 0.5989, 0.5993, 0.5997, 0.6001, 0.6005], "yaxis": "y"}], "layout": {"annotations": [{"font": {"size": 13}, "showarrow": false, "text": "training_hours", "x": 0.5, "xanchor": "center", "xref": "paper", "y": 1, "yanchor": "bottom", "yref": "paper"}, {"font": {"size": 13}, "showarrow": false, "text": "prediction", "textangle": -90, "x": -0.07, "xref": "paper", "y": 0.5, "yref": "paper"}], "font": {"color": "#371ea3"}, "height": 489, "hovermode": "x unified", "legend": {"font": {"size": 11}, "itemsizing": "constant", "orientation": "h", "title": {"font": {"size": 12}, "text": "label"}, "tracegroupgap": 0, "x": 1, "xanchor": "right", "y": 1.061, "yanchor": "bottom"}, "margin": {"b": 71, "r": 30, "t": 78}, "title": {"font": {"size": 16}, "text": "PDP for training_hours with gender groups", "x": 0.15}, "xaxis": {"anchor": "y", "automargin": true, "domain": [0, 1], "fixedrange": true, "gridwidth": 2, "showticklabels": true, "tickcolor": "white", "ticklen": 3, "ticks": "outside", "title": {"text": ""}, "type": "linear", "zeroline": false}, "yaxis": {"anchor": "x", "automargin": true, "domain": [0, 1], "fixedrange": true, "gridwidth": 2, "range": [0.01852, 0.6534], "tickcolor": "white", "ticklen": 3, "ticks": "outside", "title": {"text": ""}, "type": "linear", "zeroline": false}}}
